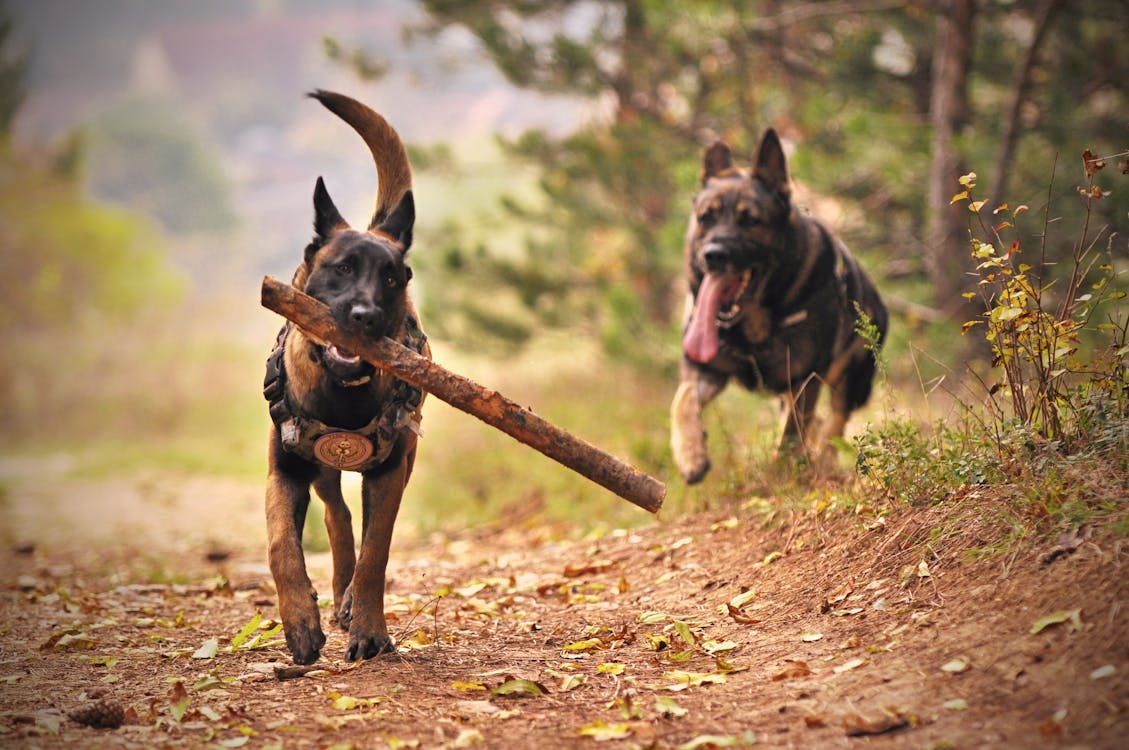
#> input picture data/dogs.jpeg, 1129 x 750 px, found by its file name
$ python shearing.py
#> lines starting #> are read from the running program, lines starting #| are printed output that depends on the picture
import cv2
import numpy as np

img = cv2.imread("data/dogs.jpeg")
#> img is the input picture: shape (750, 1129, 3); mean B, G, R 94.4, 128.4, 158.6

shearing_factor_x = .2
shearing_factor_y = .3

m_shear_x = np.float32([[1., shearing_factor_x, 0.],
                        [0., 1., 0]])
m_shear_y = np.float32([[1., 0., 0.],
                        [shearing_factor_y, 1., 0]])


rows, cols, _ = img.shape
#> rows = 750; cols = 1129

sheared_img_x = cv2.warpAffine(img, m_shear_x, (cols + int(rows * shearing_factor_x), rows))
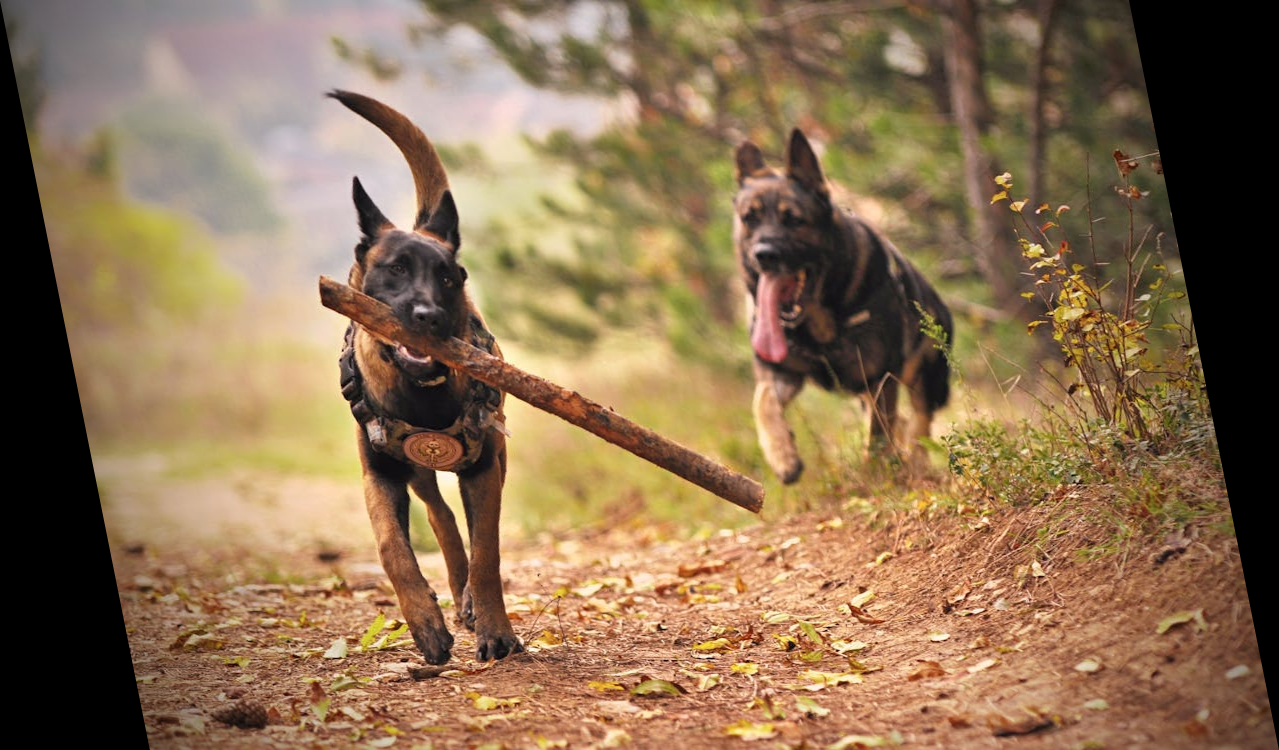
#> sheared_img_x: shape (750, 1279, 3); mean B, G, R 83.3, 113.4, 140
sheared_img_xy = cv2.warpAffine(img, m_shear_y, (cols + int(rows * shearing_factor_x), rows + int(cols * shearing_factor_y)))
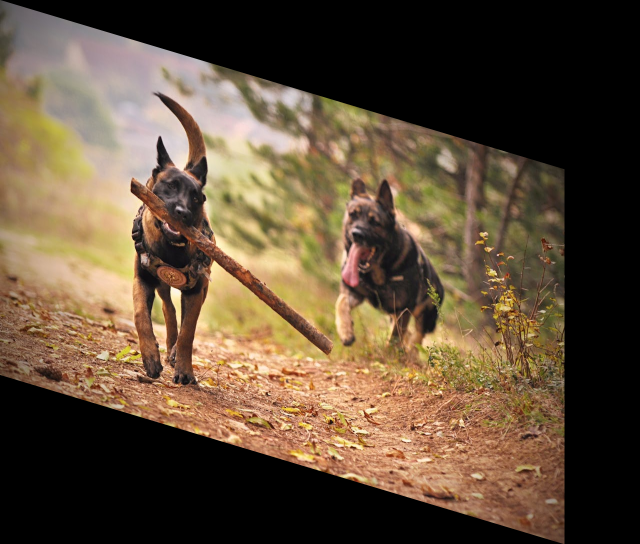
#> sheared_img_xy: shape (1088, 1279, 3) (shown at 1/2 size); mean B, G, R 57.4, 78.2, 96.5


cv2.imshow("Sheared x", sheared_img_x)
cv2.imshow("Sheared xy", sheared_img_xy)
cv2.waitKey(0)
cv2.destroyAllWindows()

$ run again, with data/cats.jpeg copied over data/dogs.jpeg
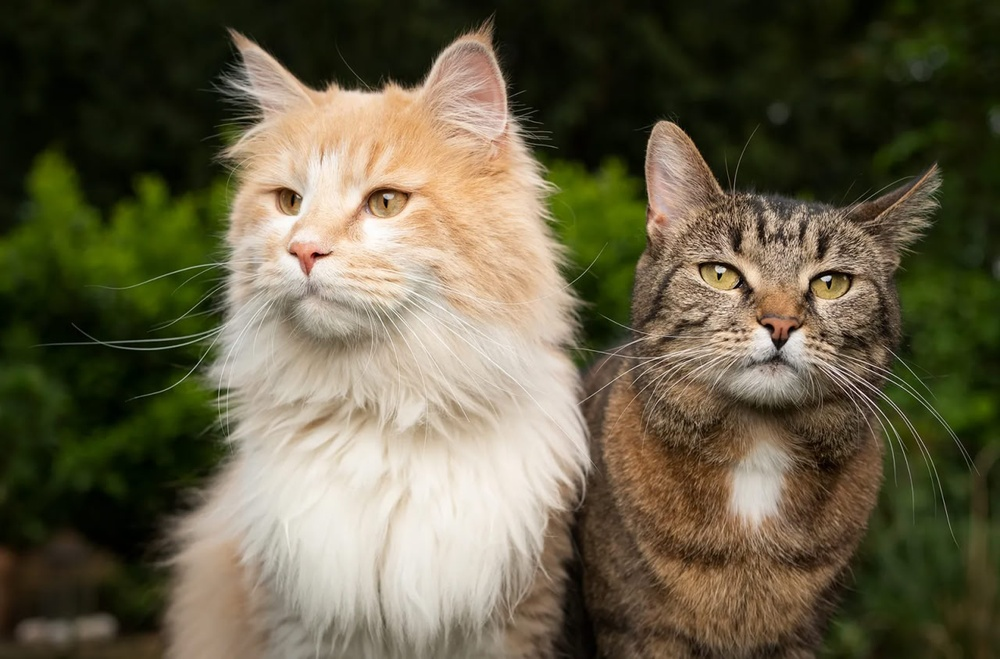
#> input picture data/cats.jpeg, 1000 x 659 px, shrunk from 1280 x 843 before the run, found by its file name
#> img is the input picture: shape (659, 1000, 3); mean B, G, R 70.6, 94.4, 101.1
#> `sheared_img_x = cv2.warpAffine(img, m_shear_x, (cols + int(rows * shea..`:
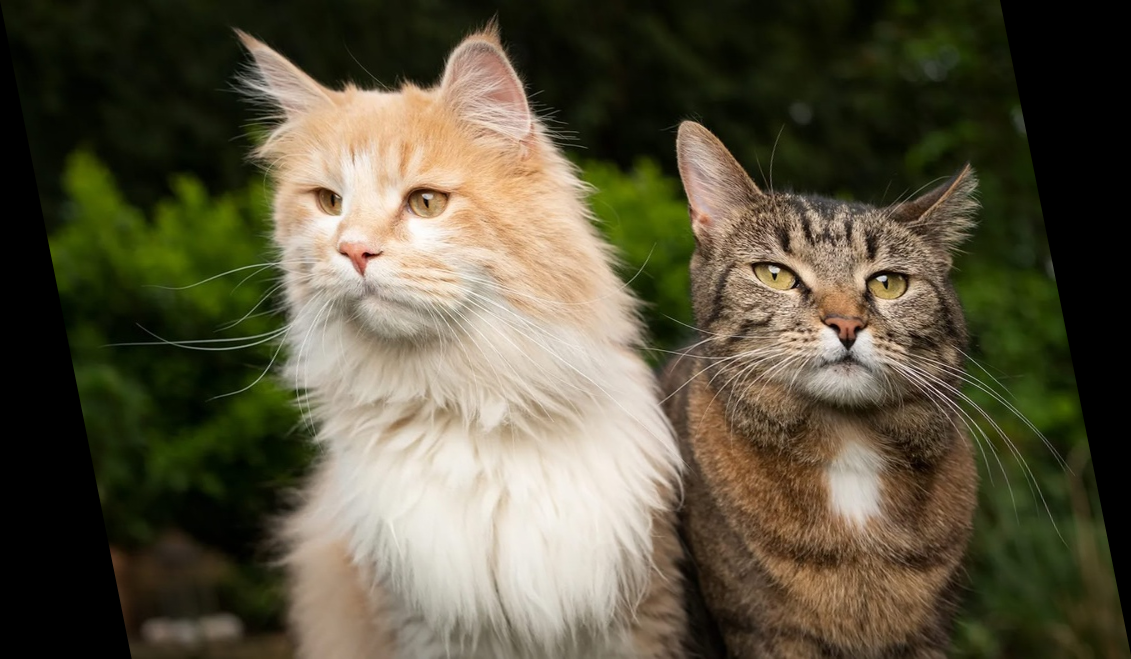
#> sheared_img_x: shape (659, 1131, 3); mean B, G, R 62.4, 83.5, 89.4
#> `sheared_img_xy = cv2.warpAffine(img, m_shear_y, (cols + int(rows * she..`:
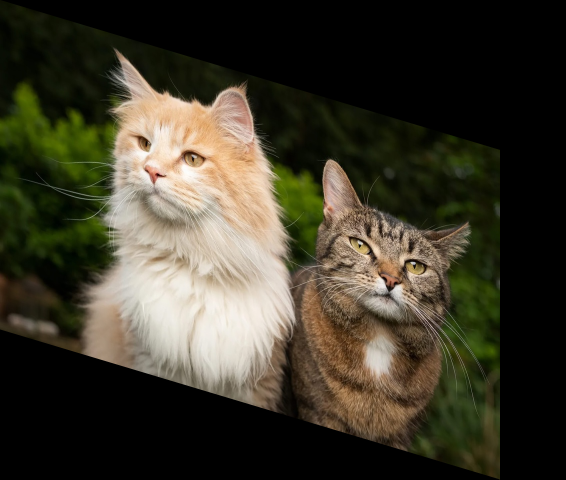
#> sheared_img_xy: shape (959, 1131, 3) (shown at 1/2 size); mean B, G, R 42.9, 57.4, 61.5

$ run again, with data/house.jpg copied over data/dogs.jpeg
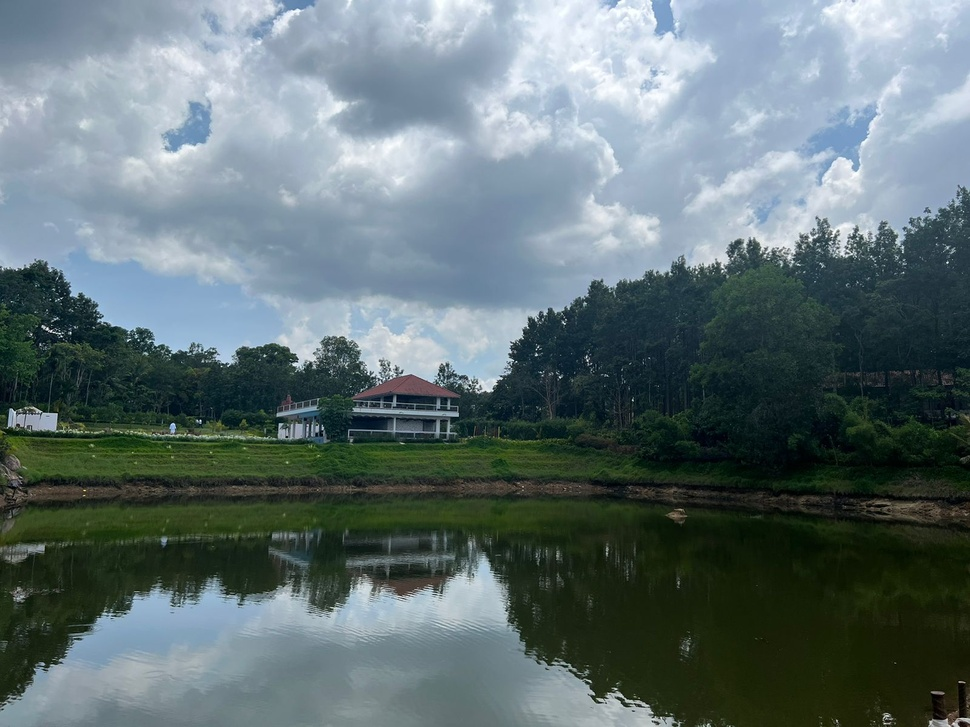
#> input picture data/house.jpg, 970 x 727 px, shrunk from 1600 x 1200 before the run, found by its file name
#> img is the input picture: shape (727, 970, 3); mean B, G, R 115.7, 113.3, 97.2
#> `sheared_img_x = cv2.warpAffine(img, m_shear_x, (cols + int(rows * shea..`:
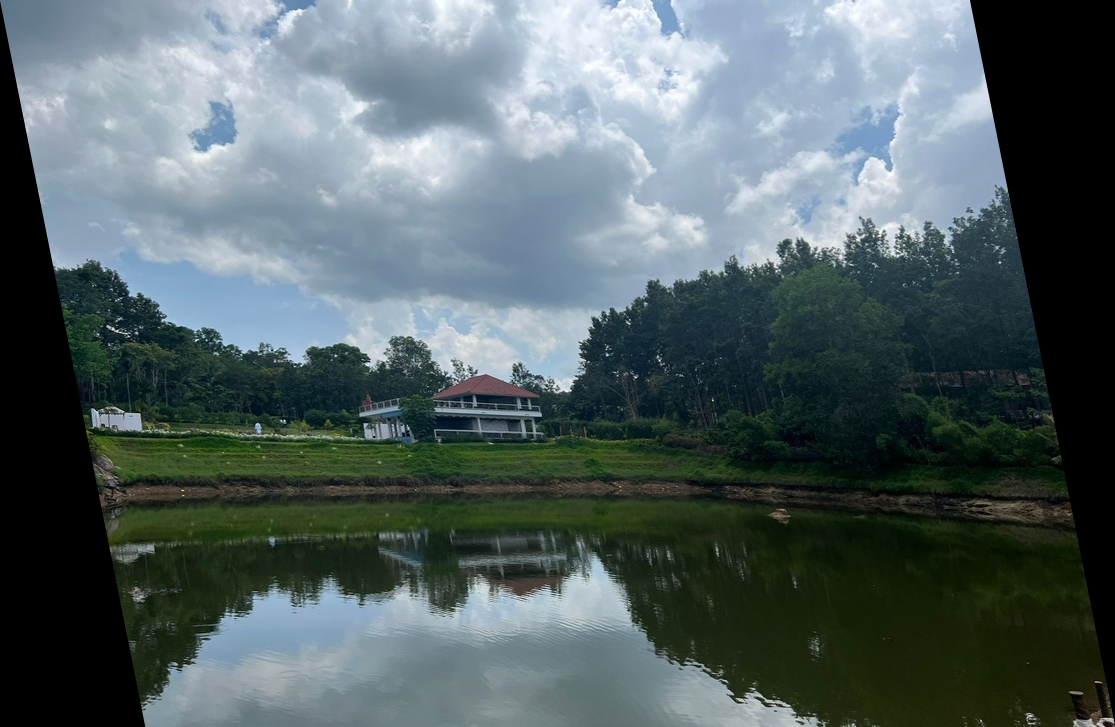
#> sheared_img_x: shape (727, 1115, 3); mean B, G, R 100.6, 98.6, 84.6
#> `sheared_img_xy = cv2.warpAffine(img, m_shear_y, (cols + int(rows * she..`:
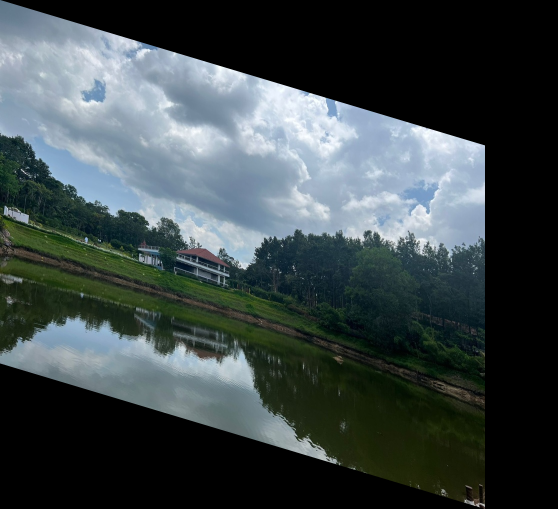
#> sheared_img_xy: shape (1018, 1115, 3) (shown at 1/2 size); mean B, G, R 71.9, 70.4, 60.4
